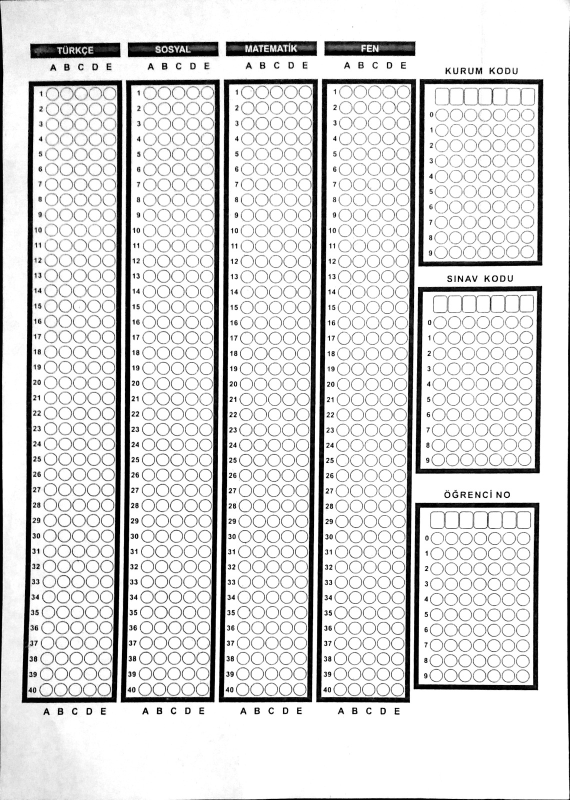
#> input picture v4/ornekler/q11.jpeg, 1139 x 1600 px (shown at 1/2 size)
$ python YeniTestSonucu.py
#> lines starting #> are read from the running program, lines starting #| are printed output that depends on the picture; after the words box and inside, x2 and y2 are one past the last pixel; in counts of white or black regions, pixels touching at a corner belong together
### v2/utils.py
# -*- coding: utf-8 -*-
"""
Created on Sun Jan 24 13:38:45 2021

@author: yazılım
"""


"""

utils

"""

import cv2

import numpy as np

## TO STACK ALL THE IMAGES IN ONE WINDOW
# [35 lines left out: function stackImages, not called in this run]

def reorder(myPoints):

    myPoints = myPoints.reshape((4, 2)) # REMOVE EXTRA BRACKET
    #print(myPoints)
    myPointsNew = np.zeros((4, 1, 2), np.int32) # NEW MATRIX WITH ARRANGED POINTS
    add = myPoints.sum(1)
    #print(add)
    #print(np.argmax(add))
    myPointsNew[0] = myPoints[np.argmin(add)]  #[0,0]
    myPointsNew[3] =myPoints[np.argmax(add)]   #[w,h]
    diff = np.diff(myPoints, axis=1)
    myPointsNew[1] =myPoints[np.argmin(diff)]  #[w,0]
    myPointsNew[2] = myPoints[np.argmax(diff)] #[h,0]
    #print(diff)

    return myPointsNew

def rectContour(contours):

    rectCon = []
    max_area = 0
    for i in contours:
        area = cv2.contourArea(i)
        #print(area)
        if area > 50:
            peri = cv2.arcLength(i, True)
            approx = cv2.approxPolyDP(i, 0.02 * peri, True)
            #print("koşeler:",len(approx))
            if len(approx) == 4:
                rectCon.append(i)
    #print(rectCon)
    rectCon = sorted(rectCon, key=cv2.contourArea,reverse=True)
    #print(len(rectCon))
    return rectCon

def getCornerPoints(cont):
    peri = cv2.arcLength(cont, True) # LENGTH OF CONTOUR
    approx = cv2.approxPolyDP(cont, 0.02 * peri, True) # APPROXIMATE THE POLY TO GET CORNER POINTS
    return approx

# [46 lines left out: functions splitBoxes, drawGrid, showAnswers, not called in this run]

### v4/YeniTestSonucu.py
# -*- coding: utf-8 -*-
"""
Created on Fri Feb 19 15:55:56 2021

@author: yazılım
"""


"""

Test için gönderme


"""


# -*- coding: utf-8 -*-
"""
Created on Tue Feb 16 22:22:32 2021

@author: yazılım
"""


"""

Bionluk Yeni optik kod okuma Projesi


"""


import json
from imutils.perspective import four_point_transform
from imutils import contours
import numpy as np
import argparse
import imutils
import cv2
import utils


sozluk={"0":"a",
"1":"b",
"2":"c",
"3":"ç",
"4":"d",
"5":"e",
"6":"f",
"7":"g",
"8":"ğ",
"9":"h",
"10":"ı",
"11":"i",
"12":"j",
"13":"k",
"14":"l",
"15":"m",
"16":"n",
"17":"o",
"18":"ö",
"19":"p",
"20":"r",
"21":"s",
"22":"ş",
"23":"t",
"24":"u",
"25":"ü",
"26":"v",
"27":"y",
"28":"z"}


path = "ornekler/q11.jpeg"

heightImg = 700
widthImg  = 700
try:

    img= cv2.imread(path)
#> img is the input picture: shape (1600, 1139, 3); min 0, max 255, mean 216.6

    #hazırlık ^^^^^^^^^^^^
    img= cv2.resize(img,(widthImg,heightImg))
#> img: shape (700, 700, 3)

    imgContours = img.copy()
    imgBiggestContours = img.copy()

    imgGray = cv2.cvtColor(img,cv2.COLOR_BGR2GRAY)
    imgBlur = cv2.GaussianBlur(imgGray,(5,5),1)
    imgCanny = cv2.Canny(imgBlur,10,50)
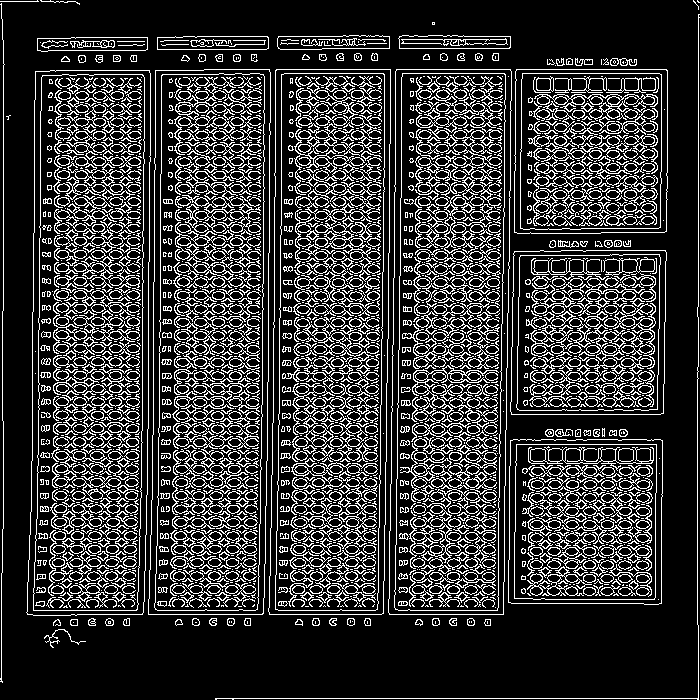
#> imgCanny: shape (700, 700); 20.6% white in thin lines or dots

    contours, hierarchy = cv2.findContours(imgCanny,cv2.RETR_EXTERNAL,cv2.CHAIN_APPROX_NONE)
#> contours = 85 contours, 22 with area under 20; largest, box (x1, y1, x2, y2) and area: (26, 70, 151, 616) 62956, (388, 69, 512, 615) 62501, (148, 69, 271, 615) 62430, (268, 69, 391, 615) 62228, (508, 439, 663, 605) 24974
    cv2.drawContours(imgContours,contours,-1,(0,255,0),10)
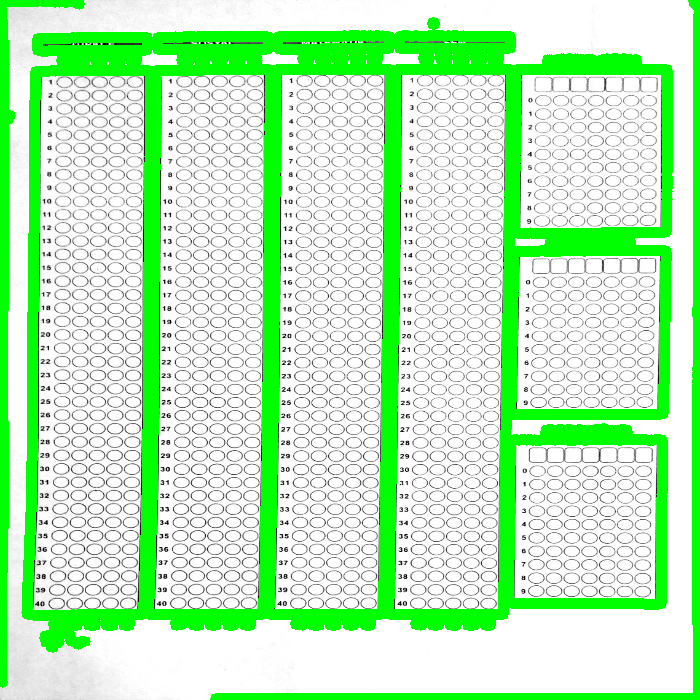
#> imgContours: shape (700, 700, 3); mean B, G, R 187.3, 240, 187.3
    rectCon= utils.rectContour(contours)
#> the loop in rectContour, `for i in contours:` made 85 passes
#> (area, peri, approx) on passes 22, 32, 41, 42, 43, 44: (24974, 642.4, [[510, 440], [508, 602], [661, 603], [662, 440]]), (24958.5, 636.9, [[514, 251], [511, 414], [663, 413], [665, 250]]), (62956, 1327.6, [[35, 71], [26, 612], [142, 614], [150, 73]]), (24872.5, 635.7, [[516, 69], [514, 232], [666, 231], [667, 70]]), (62501, 1330.4, [[396, 69], [388, 612], [503, 614], [511, 71]]), (62228.5, 1325.7, [[276, 69], [268, 611], [381, 614], [390, 69]])
#> after the loop in rectContour, `for i in contours:`: rectCon = 11 contours; largest, box (x1, y1, x2, y2) and area: (26, 70, 151, 616) 62956, (388, 69, 512, 615) 62501, (148, 69, 271, 615) 62430, (268, 69, 391, 615) 62228, (508, 439, 663, 605) 24974

    #cv2.imshow("gosterme paper", imgContours)
    #cv2.waitKey(0)

    #ad-soyad kısmı
    biggestContour_1 = utils.getCornerPoints(rectCon[0])
#> in getCornerPoints, `peri = cv2.arcLength(cont, True)`: peri = 1327.6
#> in getCornerPoints, `approx = cv2.approxPolyDP(cont, 0.02 * peri, True)`: approx = [[35, 71], [26, 612], [142, 614], [150, 73]]
#> biggestContour_1 = [[35, 71], [26, 612], [142, 614], [150, 73]]
    #sosyal kısmı
    biggestContour_2 = utils.getCornerPoints(rectCon[1])
#> biggestContour_2 = [[396, 69], [388, 612], [503, 614], [511, 71]]
    #fen kısmı
    biggestContour_3=utils.getCornerPoints(rectCon[2])
#> biggestContour_3 = [[155, 70], [148, 614], [262, 614], [270, 72]]
    #matematik
    biggestContour_4=utils.getCornerPoints(rectCon[3])
#> biggestContour_4 = [[276, 69], [268, 611], [381, 614], [390, 69]]
    #Türkçe kısmı
    biggestContour_5=utils.getCornerPoints(rectCon[4])
#> biggestContour_5 = [[510, 440], [508, 602], [661, 603], [662, 440]]
    #Kurum kodu
    biggestContour_6=utils.getCornerPoints(rectCon[5])
#> biggestContour_6 = [[514, 251], [511, 414], [663, 413], [665, 250]]
    #Sınav Kodu
    biggestContour_7=utils.getCornerPoints(rectCon[6])
#> biggestContour_7 = [[516, 69], [514, 232], [666, 231], [667, 70]]
    #ögr no
    biggestContour_8=utils.getCornerPoints(rectCon[7])
#> biggestContour_8 = [[157, 37], [157, 49], [268, 48], [267, 36]]
    #gereksiz
    biggestContour_9=utils.getCornerPoints(rectCon[8])
#> biggestContour_9 = [[389, 36], [278, 36], [277, 46], [389, 48]]
    #Kitapçık
    biggestContour_10=utils.getCornerPoints(rectCon[9])
#> biggestContour_10 = [[37, 38], [41, 51], [147, 49], [147, 37]]
    # [4 lines of commented-out code are left out]

    cv2.drawContours(imgBiggestContours,biggestContour_1,-1,(0,255,0),20)
    cv2.drawContours(imgBiggestContours,biggestContour_2,-1,(255,200,0),20)
    cv2.drawContours(imgBiggestContours,biggestContour_3,-1,(100,255,0),20)
    cv2.drawContours(imgBiggestContours,biggestContour_4,-1,(255,0,59),20)
    cv2.drawContours(imgBiggestContours,biggestContour_5,-1,(45,255,79),20)
    cv2.drawContours(imgBiggestContours,biggestContour_6,-1,(255,99,67),20)
    cv2.drawContours(imgBiggestContours,biggestContour_7,-1,(89,255,98),20)
    cv2.drawContours(imgBiggestContours,biggestContour_8,-1,(0,255,0),20)
    cv2.drawContours(imgBiggestContours,biggestContour_9,-1,(255,235,99),20)
    cv2.drawContours(imgBiggestContours,biggestContour_10,-1,(0,255,0),20)


    #cv2.imshow("gosterme paper", imgBiggestContours)
    #cv2.waitKey(0)
except:

    imgBiggestContours = img.copy()

    biggestContour_1 = utils.getCornerPoints(rectCon[0])

    cv2.drawContours(imgBiggestContours,biggestContour_1,-1,(0,255,0),20)

    biggestContour=utils.reorder(biggestContour_1)


    ##cv2.imshow("gosterme paper", imgBiggestContours)
    ##cv2.waitKey(0)


    heightImg = 1080
    widthImg  = 720
    #imgBiggestContours = cv2.resize(imgBiggestContours, (heightImg, widthImg))


    pt1= np.float32(biggestContour)
    pt2 = np.float32([[0,0],[widthImg,0],[0,heightImg],[widthImg,heightImg]])
    matrix = cv2.getPerspectiveTransform(pt1,pt2)
    imgWarpColored= cv2.warpPerspective(img,matrix,(widthImg,heightImg))

    ##cv2.imshow("cropped", imgWarpColored)
    ##cv2.waitKey(0)


    img= imgWarpColored

    #hazırlık ^^^^^^^^^^^^
    img= cv2.resize(img,(widthImg,heightImg))

    imgContours = img.copy()
    imgBiggestContours = img.copy()

    imgGray = cv2.cvtColor(img,cv2.COLOR_BGR2GRAY)
    imgBlur = cv2.GaussianBlur(imgGray,(5,5),1)
    imgCanny = cv2.Canny(imgBlur,10,50)

    contours, hierarchy = cv2.findContours(imgCanny,cv2.RETR_EXTERNAL,cv2.CHAIN_APPROX_NONE)
    cv2.drawContours(imgContours,contours,-1,(0,255,0),10)
    rectCon= utils.rectContour(contours)

    ##cv2.imshow("gosterme paper", imgContours)
    ##cv2.waitKey(0)

    #ad-soyad kısmı
    biggestContour_1 = utils.getCornerPoints(rectCon[0])
    #sosyal kısmı
    biggestContour_2 = utils.getCornerPoints(rectCon[1])
    #fen kısmı
    biggestContour_3=utils.getCornerPoints(rectCon[2])
    #matematik
    biggestContour_4=utils.getCornerPoints(rectCon[3])
    #Türkçe kısmı
    biggestContour_5=utils.getCornerPoints(rectCon[4])
    #Kurum kodu
    biggestContour_6=utils.getCornerPoints(rectCon[5])
    #Sınav Kodu
    biggestContour_7=utils.getCornerPoints(rectCon[6])
    #ögr no
    biggestContour_8=utils.getCornerPoints(rectCon[7])
    #gereksiz
    biggestContour_9=utils.getCornerPoints(rectCon[8])
    #Kitapçık
    biggestContour_10=utils.getCornerPoints(rectCon[9])

    #print(len(biggestContour))
    #print(biggestContour)
    #print(gradePoints)

    cv2.drawContours(imgBiggestContours,biggestContour_1,-1,(0,255,0),20)
    cv2.drawContours(imgBiggestContours,biggestContour_2,-1,(255,200,0),20)
    cv2.drawContours(imgBiggestContours,biggestContour_3,-1,(100,255,0),20)
    cv2.drawContours(imgBiggestContours,biggestContour_4,-1,(255,0,59),20)
    cv2.drawContours(imgBiggestContours,biggestContour_5,-1,(45,255,79),20)
    cv2.drawContours(imgBiggestContours,biggestContour_6,-1,(255,99,67),20)
    cv2.drawContours(imgBiggestContours,biggestContour_7,-1,(89,255,98),20)
    cv2.drawContours(imgBiggestContours,biggestContour_8,-1,(0,255,0),20)
    cv2.drawContours(imgBiggestContours,biggestContour_9,-1,(255,235,99),20)
    #cv2.drawContours(imgBiggestContours,biggestContour_10,-1,(0,255,0),20)


    #cv2.imshow("gosterme paper", imgBiggestContours)
    #cv2.waitKey(0)


"""

Sıralama hatası çözümü

"""


print("Türkçe:%s \n sosyal:%s \n matematik:%s \n fen:%s \n kurum:%s \n sınav:%s \n ogr:%s \n"%(biggestContour_1,biggestContour_2,biggestContour_3,biggestContour_4,biggestContour_5,biggestContour_6,biggestContour_7))
#> (printed output is left out)

siralama=[]
sag_siralama=[]
siralama.append(biggestContour_1[0][0][0])
siralama.append(biggestContour_2[0][0][0])
siralama.append(biggestContour_3[0][0][0])
siralama.append(biggestContour_4[0][0][0])
sag_siralama.append(biggestContour_5[0][0][1])
sag_siralama.append(biggestContour_6[0][0][1])
sag_siralama.append(biggestContour_7[0][0][1])

siralama.sort()
sag_siralama.sort()


if sag_siralama[0]==biggestContour_5[0][0][1]:
    kurum_kisimi=biggestContour_5
elif sag_siralama[0] == biggestContour_6[0][0][1]:
        kurum_kisimi=biggestContour_6
elif sag_siralama[0] == biggestContour_7[0][0][1]:
        kurum_kisimi=biggestContour_7
#> kurum_kisimi = [[516, 69], [514, 232], [666, 231], [667, 70]]

if sag_siralama[1]==biggestContour_5[0][0][1]:
    sinav_kisimi=biggestContour_5
elif sag_siralama[1] == biggestContour_6[0][0][1]:
        sinav_kisimi=biggestContour_6
#> sinav_kisimi = [[514, 251], [511, 414], [663, 413], [665, 250]]
elif sag_siralama[1] == biggestContour_7[0][0][1]:
        sinav_kisimi=biggestContour_7


if sag_siralama[2]==biggestContour_5[0][0][1]:
    ogr_kisimi=biggestContour_5
#> ogr_kisimi = [[510, 440], [508, 602], [661, 603], [662, 440]]
elif sag_siralama[2] == biggestContour_6[0][0][1]:
        ogr_kisimi=biggestContour_6
elif sag_siralama[2] == biggestContour_7[0][0][1]:
        ogr_kisimi=biggestContour_7


if siralama[0]==biggestContour_1[0][0][0]:
    turkce_kisimi=biggestContour_1
#> turkce_kisimi = [[35, 71], [26, 612], [142, 614], [150, 73]]
elif siralama[0] == biggestContour_2[0][0][0]:
        turkce_kisimi=biggestContour_2
elif siralama[0] == biggestContour_3[0][0][0]:
        turkce_kisimi=biggestContour_3
elif siralama[0] == biggestContour_4[0][0][0]:
        turkce_kisimi=biggestContour_4

if siralama[1]==biggestContour_1[0][0][0]:
    sosyal_Kismi=biggestContour_1
elif siralama[1] == biggestContour_2[0][0][0]:
        sosyal_Kismi=biggestContour_2
elif siralama[1] == biggestContour_3[0][0][0]:
        sosyal_Kismi=biggestContour_3
#> sosyal_Kismi = [[155, 70], [148, 614], [262, 614], [270, 72]]
elif siralama[1] == biggestContour_4[0][0][0]:
        sosyal_Kismi=biggestContour_4

if siralama[2]==biggestContour_1[0][0][0]:
    matematik_Kismi=biggestContour_1
elif siralama[2] == biggestContour_2[0][0][0]:
        matematik_Kismi=biggestContour_2
elif siralama[2] == biggestContour_3[0][0][0]:
        matematik_Kismi=biggestContour_3
elif siralama[2] == biggestContour_4[0][0][0]:
        matematik_Kismi=biggestContour_4
#> matematik_Kismi = [[276, 69], [268, 611], [381, 614], [390, 69]]

if siralama[3]==biggestContour_1[0][0][0]:
    fen_Kismi=biggestContour_1
elif siralama[3] == biggestContour_2[0][0][0]:
        fen_Kismi=biggestContour_2
#> fen_Kismi = [[396, 69], [388, 612], [503, 614], [511, 71]]
elif siralama[3] == biggestContour_3[0][0][0]:
        fen_Kismi=biggestContour_3
elif siralama[3] == biggestContour_4[0][0][0]:
        fen_Kismi=biggestContour_4


"""

Türkçe


"""


imgBiggestContours = img.copy()


biggestContour_1=turkce_kisimi
cv2.drawContours(imgBiggestContours,biggestContour_1,-1,(255,0,59),20)


biggestContour=utils.reorder(biggestContour_1)
#> in reorder, `myPoints = myPoints.reshape((4, 2))`: myPoints = [[35, 71], [26, 612], [142, 614], [150, 73]]
#> in reorder, `add = myPoints.sum(1)`: add = [106, 638, 756, 223]
#> in reorder, `diff = np.diff(myPoints, axis=1)`: diff = [36, 586, 472, -77]
#> biggestContour = [[35, 71], [150, 73], [26, 612], [142, 614]]


#cv2.imshow("gosterme paper", imgBiggestContours)
#cv2.waitKey(0)


heightImg = 1363
widthImg  = 199
#imgBiggestContours = cv2.resize(imgBiggestContours, (heightImg, widthImg))


pt1= np.float32(biggestContour)
#> pt1 = [[35, 71], [150, 73], [26, 612], [142, 614]]
pt2 = np.float32([[0,0],[widthImg,0],[0,heightImg],[widthImg,heightImg]])
matrix = cv2.getPerspectiveTransform(pt1,pt2)
#> matrix = [[1.73, 0.0288, -62.66], [-0.0442, 2.54, -179], [-5.57e-07, 1.61e-05, 1]]
imgWarpColored= cv2.warpPerspective(img,matrix,(widthImg,heightImg))


gray = cv2.cvtColor(imgWarpColored, cv2.COLOR_BGR2GRAY)
crop_img = gray[15:1363, 38:189]
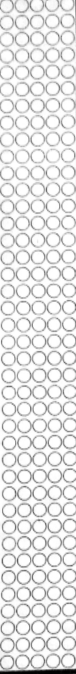
#> crop_img: shape (1348, 151) (shown at 1/2 size); min 0, max 255, mean 227.6
#cv2.imshow("cropped", crop_img)
#cv2.waitKey(0)


docCnt = None
#crop_img=four_point_transform(crop_img, docCnt.reshape(4, 2))
thresh = cv2.threshold(crop_img, 0, 255,
	cv2.THRESH_BINARY_INV | cv2.THRESH_OTSU)[1]
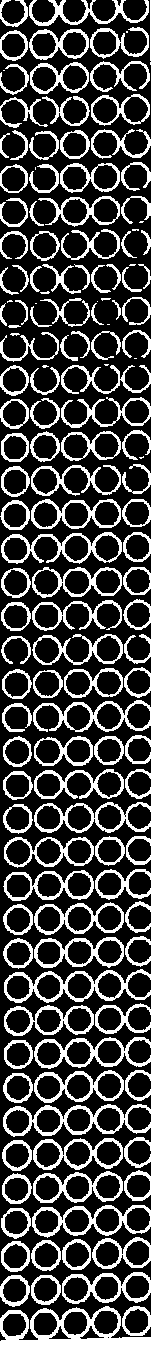
#> thresh: shape (1348, 151); 25.3% white; 149 white regions (15 under 20 px), largest, box (x1, y1, x2, y2) and area: (0, 1306, 151, 1348) 2653, (3, 1104, 151, 1137) 1386, (4, 969, 151, 1003) 1375


#bu kısımda kesme işlemi yapabilirsin ad ve soyad için

#thresh = cv2.resize(thresh, (199, 1363))


#cv2.imshow("gosterme", thresh)                            # Show image

###cv2.imshow("gosterme paper", imgBiggestContours)
#cv2.waitKey(0)


threshd = cv2.resize(thresh, (900, 1600))
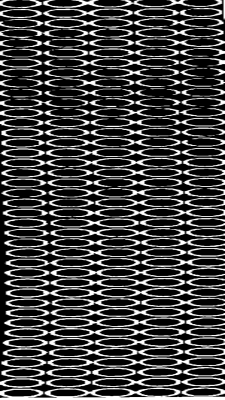
#> threshd: shape (1600, 900) (shown at 1/4 size); min 0, max 255, mean 64.4

##cv2.imshow("gosterme", threshd)                            # Show image

###cv2.imshow("gosterme paper", imgBiggestContours)
##cv2.waitKey(0)


"""
#kontrolcüm
for i in range (1,50):
    try:

        rows = np.vsplit(threshd,i)
        print(i)
    except:
        print("hata")

"""


def splitBoxes(img):


    #rows = np.hsplit(threshd,5)
    rows = np.vsplit(threshd,40)
#> rows = 40 items
    ###cv2.imshow("split",rows[5])
    ###cv2.waitKey(0)

    boxes =[]
    for r in rows:
        cols = np.hsplit(r,5)

        ###cv2.imshow("split",cols[0])
        ###cv2.waitKey(0)
        for box in cols:
            boxes.append(box)
#> this loop made 40 passes
#> after the loop, boxes = 200 items
            ###cv2.imshow("split",box)
            ###cv2.waitKey(0)
    return boxes

boxes=splitBoxes(threshd)
#> boxes = 200 items
###cv2.imshow("test",boxes[6])
###cv2.waitKey(0)


#print(cv2.countNonZero(boxes[0]),cv2.countNonZero(boxes[6]))


#cevap alma

myPixelVal=np.zeros((40,5))


countC=0
countR=0
cvp_sil=[]
for image in boxes:
    totalPixels = cv2.countNonZero(image)
    cvp_sil.append(totalPixels)
#> this loop made 200 passes
#> totalPixels on passes 1 to 3: 2694, 2769, 2706
#> after the loop, cvp_sil = 200 values, max 4274 at index 199, min 1788 at index 48, mean 2532.2

cvp_sil=np.array(cvp_sil)
cvp_sil=cvp_sil.reshape(40,5)
#> cvp_sil = 40 rows, first 6: [2694, 2769, 2706, 2593, 2752], [2597, 2638, 2533, 2446, 2770], [2294, 2562, 2489, 2404, 2349], [2336, 2342, 2433, 2397, 2267], [2386, 2345, 2496, 2362, 2509], [2286, 2401, 2427, 2487, 2266]
#cvp_sil[27]
myPixelVal=cvp_sil
#> myPixelVal has the same summary as cvp_sil

#TEST
#İLK 1,2,3,4 VB 2. A,B,C,D

#myPixelVal[26][2]


turkce_cvp_anahtari = """{  }"""
turkce_cvp_anahtari_gercek = json.loads(turkce_cvp_anahtari)


cevap_kontrolcu=[]
for x in range (0,40):
    arr=myPixelVal[x]
    #print("arr",arr)
    arr_kont=np.amax(arr)
    kontrol_veri=arr_kont
    cevap_kontrolcu = arr.tolist()
    if kontrol_veri >= 3000:
        #print("adanam")
        for i in range (0,5):
            kontrol=cevap_kontrolcu[i]
            #print(kontrol)
            i+=1
            if kontrol==kontrol_veri:
                #print("dogru")
                yeri=cevap_kontrolcu.index(kontrol)
                if yeri == 0:
                    gercek_cvp="a"
                elif yeri == 1:
                    gercek_cvp="b"
                elif yeri == 2:
                    gercek_cvp="c"
                elif yeri == 3:
                    gercek_cvp="d"
                elif yeri == 4:
                    gercek_cvp="e"

                print("Türkçe %s sorunun cevabı:%s"%((x+1),gercek_cvp))
                turkce_cvp_anahtari_gercek[x+1] = gercek_cvp
#> this loop made 40 passes
#> (arr_kont, kontrol_veri, cevap_kontrolcu) on passes 1 to 8: (2769, 2769, [2694, 2769, 2706, 2593, 2752]), (2770, 2770, [2597, 2638, 2533, 2446, 2770]), (2562, 2562, [2294, 2562, 2489, 2404, 2349]), (2433, 2433, [2336, 2342, 2433, 2397, 2267]), (2509, 2509, [2386, 2345, 2496, 2362, 2509]), (2487, 2487, [2286, 2401, 2427, 2487, 2266]), (2438, 2438, [2438, 2235, 2425, 2338, 2073]), (2324, 2324, [1967, 2324, 2300, 2290, 1935])
#> after the loop, i = 5; turkce_cvp_anahtari_gercek = {40: 'e'}


"""

Sosyal


"""


imgBiggestContours = img.copy()


biggestContour_1=sosyal_Kismi
#> biggestContour_1 = [[155, 70], [148, 614], [262, 614], [270, 72]]
cv2.drawContours(imgBiggestContours,biggestContour_1,-1,(255,0,59),20)
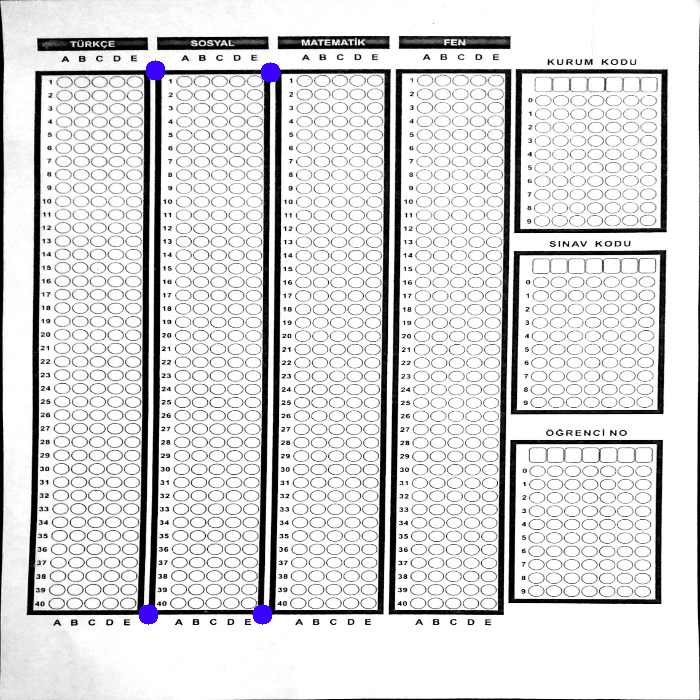
#> imgBiggestContours: shape (700, 700, 3); mean B, G, R 216.7, 216, 216.2


biggestContour=utils.reorder(biggestContour_1)
#> biggestContour = [[155, 70], [270, 72], [148, 614], [262, 614]]


#cv2.imshow("gosterme paper", imgBiggestContours)
#cv2.waitKey(0)


heightImg = 1363
widthImg  = 199
#imgBiggestContours = cv2.resize(imgBiggestContours, (heightImg, widthImg))


pt1= np.float32(biggestContour)
#> pt1 = [[155, 70], [270, 72], [148, 614], [262, 614]]
pt2 = np.float32([[0,-5],[widthImg,0],[0,heightImg],[widthImg,heightImg]])
matrix = cv2.getPerspectiveTransform(pt1,pt2)
#> matrix = [[1.73, 0.0222, -269.4], [0.000134, 2.49, -179.3], [9.84e-08, -1.64e-05, 1]]
imgWarpColored= cv2.warpPerspective(img,matrix,(widthImg,heightImg))
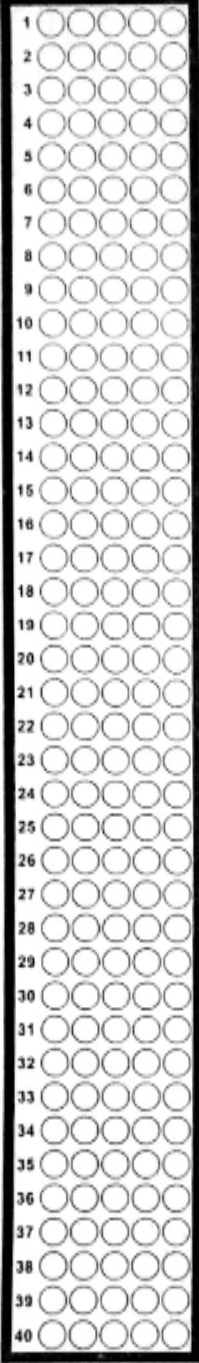
#> imgWarpColored: shape (1363, 199, 3); min 0, max 255, mean 208.5


gray = cv2.cvtColor(imgWarpColored, cv2.COLOR_BGR2GRAY)
crop_img = gray[15:1363, 39:189]
#> crop_img: shape (1348, 150)
#> (the rest of the program and of its run is left out)
